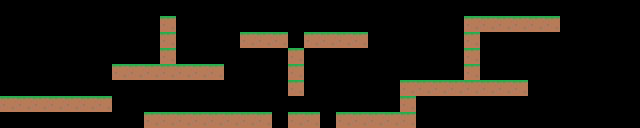

The image is a tile-based game level rendered from a .tmx file. Its description and source (layers, tilesets, objects; grid data summarised) follow:
An orthogonal 40x8 tile map with 16x16 px tiles, 1 tile layer (ground) and 24 objects (2x checkpoint, end, start).

<map version="1.0" orientation="orthogonal" width="40" height="8" tilewidth="16" tileheight="16">
 <tileset firstgid="1" name="grass" tilewidth="16" tileheight="16">
  <image source="grass.jpg" width="16" height="16" />
 </tileset>
 <layer name="ground" width="40" height="8">
  <data>[320 cells, 60 non-empty, 1 distinct tile ids]</data>
 </layer>
 <objectgroup name="walls" width="40" height="8">
  <object x="0" y="96" width="112" height="16" />
  <object x="112" y="64" width="112" height="16" />
  <object x="160" y="16" width="16" height="48" />
  <object x="240" y="32" width="48" height="16" />
  <object x="288" y="48" width="16" height="48" />
  <object x="144" y="112" width="128" height="16" />
  <object x="288" y="112" width="32" height="16" />
  <object x="336" y="112" width="64" height="16" />
  <object x="400" y="80" width="128" height="16" />
  <object x="464" y="16" width="96" height="16" />
  <object x="400" y="96" width="16" height="32" />
  <object x="464" y="32" width="16" height="48" />
  <object x="304" y="32" width="64" height="16" />
 </objectgroup>
 <objectgroup name="doors" width="40" height="8">
  <object name="end" x="480" y="64" width="16" height="16" />
  <object name="start" x="48" y="64" width="16" height="16" />
  <object name="checkpoint" x="352" y="16" width="16" height="16" />
  <object name="checkpoint" x="544" y="0" width="16" height="16" />
 </objectgroup>
 <objectgroup name="spikes" width="40" height="8">
  <object x="288" y="32" width="16" height="16" />
 </objectgroup>
 <objectgroup name="candys" width="40" height="8">
  <object x="96" y="48">
   <ellipse />
  </object>
  <object x="128" y="32">
   <ellipse />
  </object>
  <object x="192" y="16">
   <ellipse />
  </object>
  <object x="208" y="48">
   <ellipse />
  </object>
  <object x="256" y="16">
   <ellipse />
  </object>
  <object x="336" y="16">
   <ellipse />
  </object>
 </objectgroup>
</map>